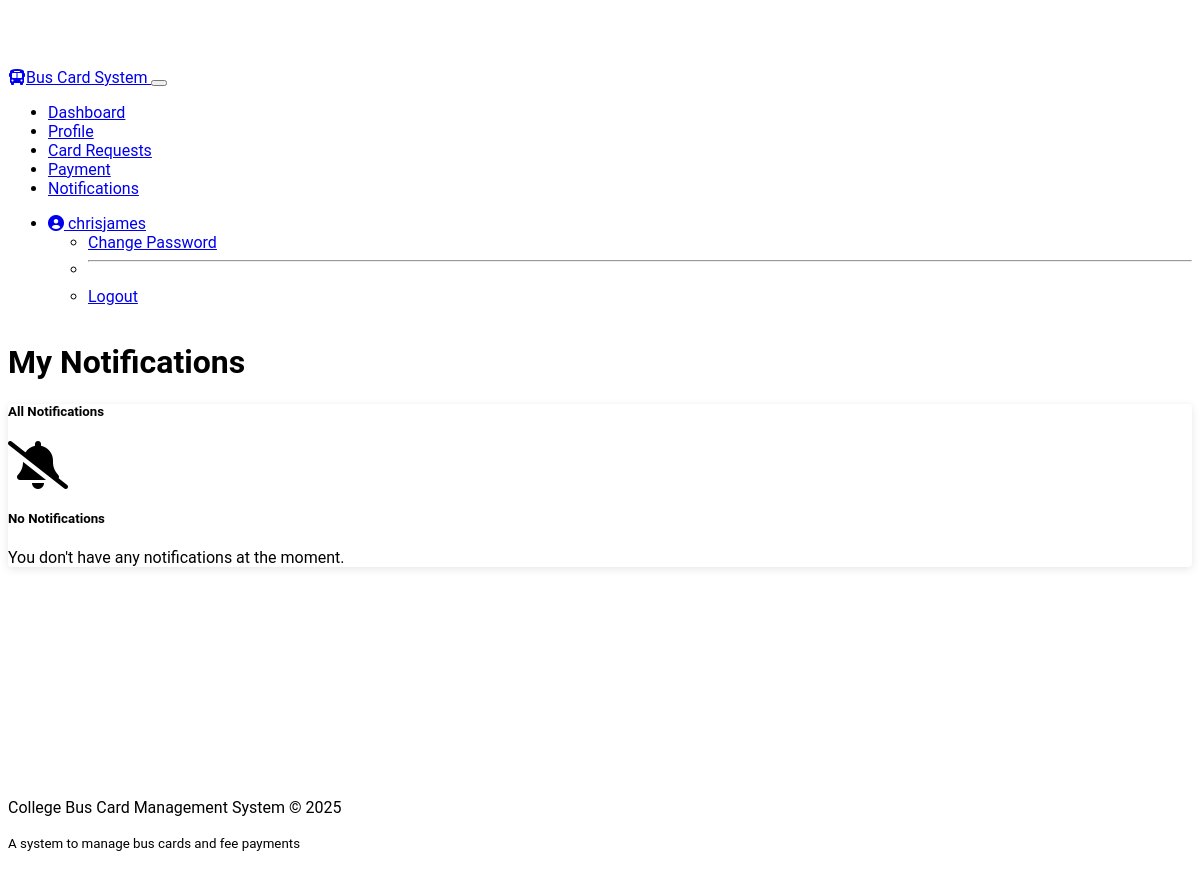
The app's page /student/notifications (signed in), older data.
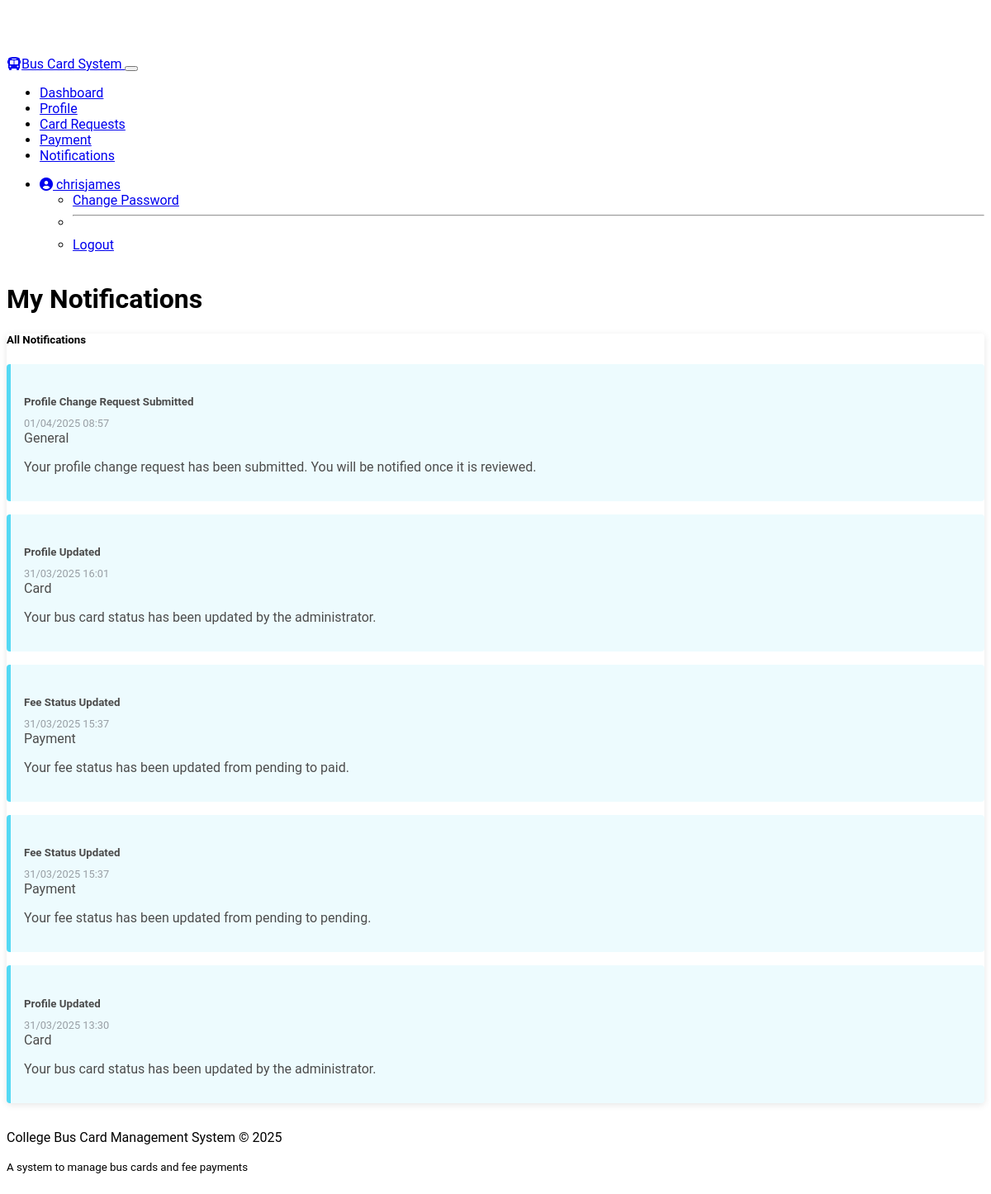
The same page, newer data.
### my_models.py (models this page shows, shortened)
class Notification(db.Model):
    __tablename__ = 'notifications'
    id = Column(Integer, primary_key=True)
    user_id = Column(Integer, ForeignKey('users.id'), nullable=False)
    title = Column(String(100), nullable=False)
    message = Column(Text, nullable=False)
    is_read = Column(Boolean, default=False)
    notification_type = Column(String(50))  # payment, card, general
    created_at = Column(DateTime, default=datetime.utcnow)
    user = relationship("User", back_populates="notifications")

### routes/student.py (the view)
    def decorated_function(*args, **kwargs):
        if not current_user.is_authenticated or current_user.role != 'student':
            flash('You do not have permission to access this page!', 'danger')
            return redirect(url_for('auth.login'))
        return f(*args, **kwargs)

### app.py (called while the page is built)
@app.context_processor
def inject_now():
    return {'now': datetime.now()}

    @login_manager.user_loader
    def load_user(user_id):
        return User.query.get(int(user_id))

### routes/student.py (called while the page is built)
def student_required(f):
    def decorated_function(*args, **kwargs):
        if not current_user.is_authenticated or current_user.role != 'student':
            flash('You do not have permission to access this page!', 'danger')
            return redirect(url_for('auth.login'))
        return f(*args, **kwargs)
    decorated_function.__name__ = f.__name__
    return decorated_function

@student_bp.route('/notifications')
@login_required
@student_required
def notifications():
    all_notifications = Notification.query.filter_by(user_id=current_user.id).order_by(Notification.created_at.desc()).all()
    for notification in all_notifications:
        if not notification.is_read:
            notification.is_read = True
    db.session.commit()
    return render_template('student/notifications.html', notifications=all_notifications)

### templates/student/notifications.html (shortened to what this page needs)
{% extends "base.html" %}
{% block heading %}My Notifications{% endblock %}
{% block content %}
<div class="card mb-4">
    <div class="card-header bg-primary text-white">
        <h5 class="mb-0">All Notifications</h5>
    </div>
    <div class="card-body">
        {% if notifications %}
        <div class="notification-list">
            {% for notification in notifications %}
            <div id="notification-{{ notification.id }}" class="notification-item {% if notification.is_read %}read{% else %}unread{% endif %}">
                <div class="d-flex justify-content-between align-items-center">
                    <div>
                        <h5 class="notification-title">{{ notification.title }}</h5>
                        <span class="notification-timestamp">{{ notification.created_at.strftime('%d/%m/%Y %H:%M') }}</span>
                    </div>
                    <span class="badge
                        {% if notification.notification_type == 'payment' %}bg-success
                        {% elif notification.notification_type == 'card' %}bg-primary
                        {% else %}bg-info{% endif %}">
                        {{ notification.notification_type|capitalize }}
                    </span>
                </div>
                <div class="notification-content mt-2">
                    <p>{{ notification.message }}</p>
                </div>
            </div>
            {% endfor %}
        </div>
        {% else %}
        <div class="text-center py-5">
            <div class="mb-3">
                <i class="fas fa-bell-slash fa-3x text-muted"></i>
            </div>
            <h5>No Notifications</h5>
            <p class="text-muted">You don't have any notifications at the moment.</p>
        </div>
        {% endif %}
    </div>
</div>
{% endblock %}

Row changes from the older to the newer data that the page shows:
added Notification: title "Profile Change Request Submitted", created_at "01/04/2025 08:57", notification_type "General", message "Your profile change request has been submitted. You will be notified once it is reviewed."
added Notification: title "Profile Updated", created_at "31/03/2025 16:01", notification_type "Card", message "Your bus card status has been updated by the administrator."
added Notification: title "Fee Status Updated", created_at "31/03/2025 15:37", notification_type "Payment", message "Your fee status has been updated from pending to paid."
added Notification: title "Fee Status Updated", created_at "31/03/2025 15:37", notification_type "Payment", message "Your fee status has been updated from pending to pending."
added Notification: title "Profile Updated", created_at "31/03/2025 13:30", notification_type "Card", message "Your bus card status has been updated by the administrator."
Text that changed along with them:
text no longer shown: "No Notifications You don't have any notifications at the moment."
